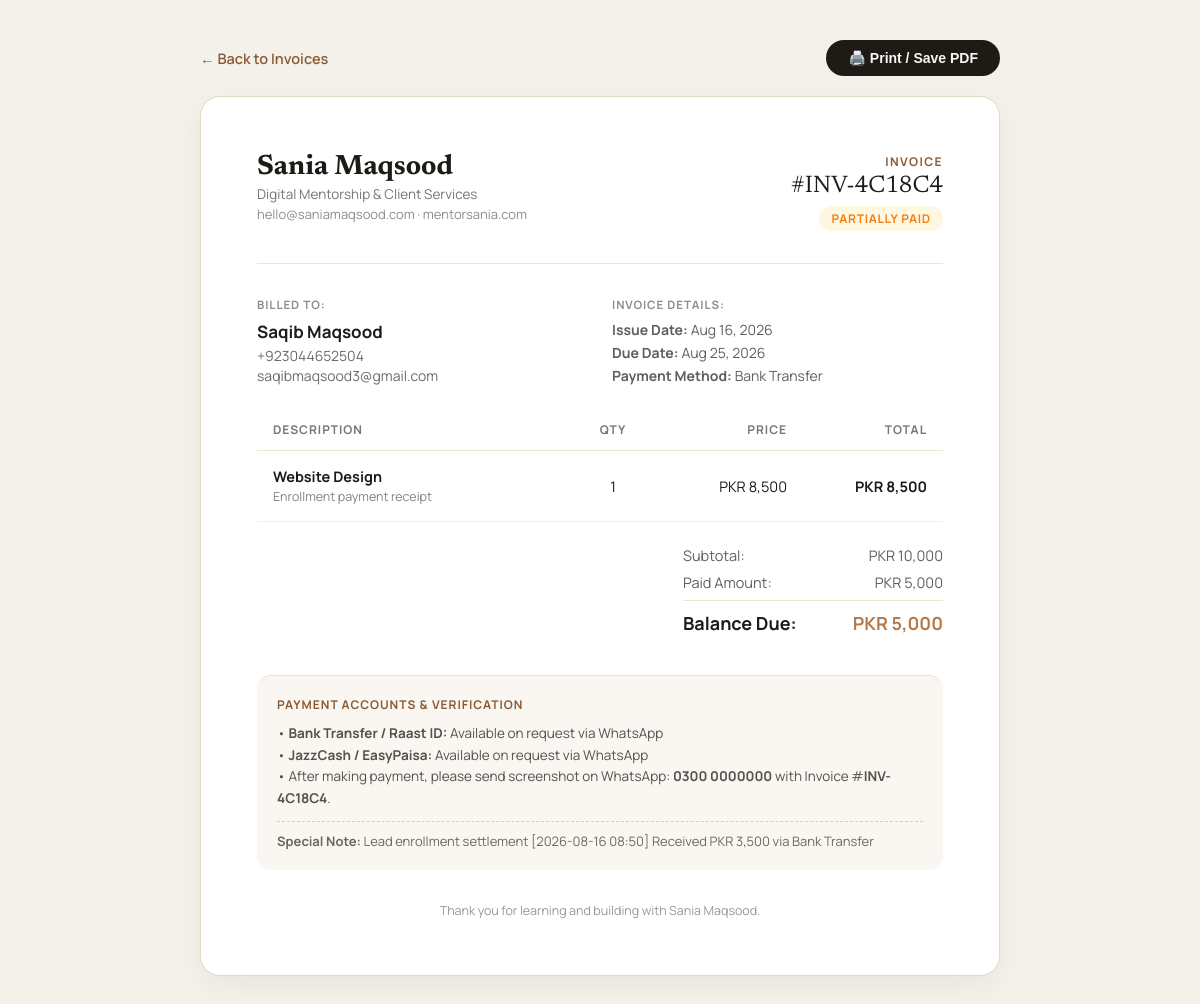
/panel/invoice-view.php?id=12 (signed in), run on the app's committed database.
### tables this page shows
CREATE TABLE invoices (
    id INTEGER PRIMARY KEY AUTOINCREMENT,
    invoice_number TEXT UNIQUE NOT NULL,
    type TEXT DEFAULT 'course', /* 'course', 'service', 'consulting' */
    client_name TEXT NOT NULL,
    client_email TEXT,
    client_phone TEXT,
    title TEXT NOT NULL,
    items_json TEXT NOT NULL,
    currency TEXT DEFAULT 'PKR', /* 'PKR', 'USD' */
    total_amount REAL NOT NULL,
    paid_amount REAL DEFAULT 0,
    status TEXT DEFAULT 'unpaid', /* 'unpaid', 'paid', 'partially_paid', 'cancelled' */
    payment_method TEXT, /* 'Bank Transfer', 'JazzCash', 'EasyPaisa', 'Stripe', 'Cash' */
    notes TEXT,
    issue_date DATE NOT NULL,
    due_date DATE,
    created_at DATETIME DEFAULT CURRENT_TIMESTAMP
);

### panel/invoice-view.php (the view, shortened to what this page needs)
<?php
require_once __DIR__ . '/auth.php';
$invId = intval($_GET['id'] ?? 0);
$stmt = $db->prepare("SELECT * FROM invoices WHERE id = ?");
$stmt->execute([$invId]);
$invoice = $stmt->fetch();
$items = json_decode($invoice['items_json'], true) ?: [];
?>
<!DOCTYPE html>
<html lang="en">
<head>
</head>
<body>
<div class="no-print" style="max-width:800px;margin:0 auto 20px;display:flex;align-items:center;justify-content:space-between">
  <a href="index.php?tab=invoices" style="color:#8A5A34;text-decoration:none;font-weight:600;font-size:14.5px">← Back to Invoices</a>
  <div style="display:flex;gap:10px">
    <button onclick="window.print()" style="background:#1E1B17;color:#FAF7F2;border:none;padding:10px 22px;border-radius:999px;font-weight:600;font-size:14px;cursor:pointer">🖨️ Print / Save PDF</button>
  </div>
</div>
<div class="invoice-wrapper">
  <div style="display:flex;flex-wrap:wrap;justify-content:space-between;align-items:start;gap:24px;padding-bottom:32px;border-bottom:1.5px solid #EDE4D3">
    <div>
      <h1 style="font-family:'Newsreader',Georgia,serif;font-size:28px;color:#1E1B17">Sania Maqsood</h1>
      <p style="font-size:13.5px;color:rgba(30,27,23,0.6);margin-top:4px">Digital Mentorship & Client Services</p>
      <p style="font-size:13px;color:rgba(30,27,23,0.5);margin-top:2px">hello@saniamaqsood.com · mentorsania.com</p>
    </div>
    <div style="text-align:right">
      <span style="display:block;font-size:12px;font-weight:700;letter-spacing:0.12em;text-transform:uppercase;color:#8A5A34">Invoice</span>
      <div style="font-family:'Newsreader',Georgia,serif;font-size:24px;color:#1E1B17;margin-top:4px">#<?php echo htmlspecialchars($invoice['invoice_number']); ?></div>
      <div style="margin-top:8px">
        <?php if ($invoice['status'] === 'paid'): ?>
          <span class="status-badge status-paid">PAID IN FULL</span>
        <?php elseif ($invoice['status'] === 'partially_paid'): ?>
          <span class="status-badge status-partial">PARTIALLY PAID</span>
        <?php else: ?>
          <span class="status-badge status-unpaid">PAYMENT PENDING</span>
        <?php endif; ?>
      </div>
    </div>
  </div>
  <div style="display:grid;grid-template-columns:repeat(auto-fit,minmax(220px,1fr));gap:24px;margin-top:28px">
    <div>
      <span style="font-size:11.5px;font-weight:700;letter-spacing:0.08em;text-transform:uppercase;color:rgba(30,27,23,0.5)">Billed To:</span>
      <h3 style="font-size:17px;font-weight:700;color:#1E1B17;margin-top:6px"><?php echo htmlspecialchars($invoice['client_name']); ?></h3>
      <?php if (!empty($invoice['client_phone'])): ?>
        <p style="font-size:14px;color:rgba(30,27,23,0.65);margin-top:3px"><?php echo htmlspecialchars($invoice['client_phone']); ?></p>
      <?php endif; ?>
      <?php if (!empty($invoice['client_email'])): ?>
        <p style="font-size:14px;color:rgba(30,27,23,0.65);margin-top:1px"><?php echo htmlspecialchars($invoice['client_email']); ?></p>
      <?php endif; ?>
    </div>
    <div>
      <span style="font-size:11.5px;font-weight:700;letter-spacing:0.08em;text-transform:uppercase;color:rgba(30,27,23,0.5)">Invoice Details:</span>
      <div style="margin-top:6px;font-size:14px;color:rgba(30,27,23,0.7);display:flex;flex-direction:column;gap:4px">
        <div><strong>Issue Date:</strong> <?php echo date('M d, Y', strtotime($invoice['issue_date'])); ?></div>
        <?php if (!empty($invoice['due_date'])): ?>
          <div><strong>Due Date:</strong> <?php echo date('M d, Y', strtotime($invoice['due_date'])); ?></div>
        <?php endif; ?>
        <?php if (!empty($invoice['payment_method'])): ?>
          <div><strong>Payment Method:</strong> <?php echo htmlspecialchars($invoice['payment_method']); ?></div>
        <?php endif; ?>
      </div>
    </div>
  </div>
  <table class="table">
    <thead>
      <tr>
        <th>Description</th>
        <th style="width:100px;text-align:center">Qty</th>
        <th style="width:140px;text-align:right">Price</th>
        <th style="width:140px;text-align:right">Total</th>
      </tr>
    </thead>
    <tbody>
      <?php if (empty($items)): ?>
        <tr>
          <td><?php echo htmlspecialchars($invoice['title']); ?></td>
          <td style="text-align:center">1</td>
          <td style="text-align:right"><?php echo htmlspecialchars($invoice['currency'] . ' ' . number_format($invoice['total_amount'])); ?></td>
          <td style="text-align:right"><strong><?php echo htmlspecialchars($invoice['currency'] . ' ' . number_format($invoice['total_amount'])); ?></strong></td>
        </tr>
      <?php else: ?>
        <?php foreach ($items as $item): ?>
          <tr>
            <td>
              <strong><?php echo htmlspecialchars($item['name'] ?? $invoice['title']); ?></strong>
              <?php if (!empty($item['desc'])): ?>
                <div style="font-size:12.5px;color:rgba(30,27,23,0.55);margin-top:2px"><?php echo htmlspecialchars($item['desc']); ?></div>
              <?php endif; ?>
            </td>
            <td style="text-align:center"><?php echo htmlspecialchars($item['qty'] ?? '1'); ?></td>
            <td style="text-align:right"><?php echo htmlspecialchars($invoice['currency'] . ' ' . number_format($item['price'] ?? $invoice['total_amount'])); ?></td>
            <td style="text-align:right"><strong><?php echo htmlspecialchars($invoice['currency'] . ' ' . number_format(($item['qty'] ?? 1) * ($item['price'] ?? $invoice['total_amount']))); ?></strong></td>
          </tr>
        <?php endforeach; ?>
      <?php endif; ?>
    </tbody>
  </table>
  <div style="margin-top:24px;display:flex;justify-content:flex-end">
    <div style="width:260px;display:flex;flex-direction:column;gap:8px">
      <div style="display:flex;justify-content:space-between;font-size:14.5px;color:rgba(30,27,23,0.7)">
        <span>Subtotal:</span>
        <span><?php echo htmlspecialchars($invoice['currency'] . ' ' . number_format($invoice['total_amount'])); ?></span>
      </div>
      <div style="display:flex;justify-content:space-between;font-size:14.5px;color:rgba(30,27,23,0.7)">
        <span>Paid Amount:</span>
        <span><?php echo htmlspecialchars($invoice['currency'] . ' ' . number_format($invoice['paid_amount'])); ?></span>
      </div>
      <div style="border-top:1.5px solid #EDE4D3;padding-top:10px;display:flex;justify-content:space-between;font-size:18px;font-weight:700;color:#1E1B17">
        <span>Balance Due:</span>
        <span style="color:#B5794A"><?php echo htmlspecialchars($invoice['currency'] . ' ' . number_format(max(0, $invoice['total_amount'] - $invoice['paid_amount']))); ?></span>
      </div>
    </div>
  </div>
  <div style="margin-top:40px;padding-top:24px;border-top:1px solid #EDE4D3;background:#FAF7F2;border-radius:14px;padding:20px">
    <span style="display:block;font-size:12px;font-weight:700;letter-spacing:0.08em;text-transform:uppercase;color:#8A5A34">Payment Accounts & Verification</span>
    <div style="margin-top:10px;font-size:13.5px;line-height:1.6;color:rgba(30,27,23,0.75)">
      <div>• <strong>Bank Transfer / Raast ID:</strong> Available on request via WhatsApp</div>
      <div>• <strong>JazzCash / EasyPaisa:</strong> Available on request via WhatsApp</div>
      <div>• After making payment, please send screenshot on WhatsApp: <strong>0300 0000000</strong> with Invoice #<strong><?php echo htmlspecialchars($invoice['invoice_number']); ?></strong>.</div>
    </div>
    <?php if (!empty($invoice['notes'])): ?>
      <div style="margin-top:12px;padding-top:10px;border-top:1px dashed #D9CDB6;font-size:13px;color:rgba(30,27,23,0.65)">
        <strong>Special Note:</strong> <?php echo htmlspecialchars($invoice['notes']); ?>
      </div>
    <?php endif; ?>
  </div>
  <div style="margin-top:32px;text-align:center;font-size:12.5px;color:rgba(30,27,23,0.45)">
    Thank you for learning and building with Sania Maqsood.
  </div>
</div>
</body>
</html>

### panel/invoice-view.php (style rules this page uses)
* { box-sizing: border-box; margin: 0; padding: 0; }
body { background: #F4F1EA; color: #1E1B17; font-family: 'Manrope', system-ui, sans-serif; padding: 40px 20px; -webkit-font-smoothing: antialiased; }
.invoice-wrapper { max-width: 800px; margin: 0 auto; background: #FFFFFF; border: 1px solid #E2D9C9; border-radius: 20px; padding: clamp(32px, 5vw, 56px); box-shadow: 0 10px 30px rgba(30,27,23,0.05); }
.table { width: 100%; border-collapse: collapse; margin-top: 24px; }
.table th { text-align: left; padding: 12px 16px; font-size: 12px; font-weight: 700; letter-spacing: 0.08em; text-transform: uppercase; color: rgba(30,27,23,0.6); border-bottom: 1.5px solid #EDE4D3; }
.table td { padding: 16px; font-size: 14.5px; border-bottom: 1px solid #F4F1EA; }
.status-badge { display: inline-block; padding: 4px 12px; border-radius: 999px; font-size: 12px; font-weight: 700; letter-spacing: 0.06em; text-transform: uppercase; }
.status-partial { background: #FFF8E1; color: #F57F17; }

### data on the page
invoices: invoice_number "INV-4C18C4", client_name "Saqib Maqsood", client_phone "+923044652504", client_email "saqibmaqsood3@gmail.com", issue_date "Aug 16, 2026", due_date "Aug 25, 2026", payment_method "Bank Transfer", currency "PKR 8,500", currency+total_amount "PKR 10,000", currency+paid_amount "PKR 5,000", currency+total_amount+paid_amount "PKR 5,000", notes "Lead enrollment settlement [2026-08-16 08:50] Received PKR 3,500 via Bank Transfer"

### other printed values
$item['name'] "Website Design"
$item['desc'] "Enrollment payment receipt"
$item['qty'] "1"
